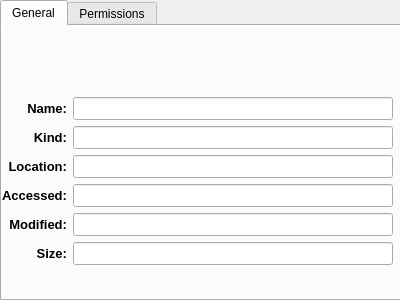
<?xml version="1.0" encoding="UTF-8"?>
<ui version="4.0">
 <class>info</class>
 <widget class="QDialog" name="info">
  <property name="geometry">
   <rect>
    <x>0</x>
    <y>0</y>
    <width>400</width>
    <height>300</height>
   </rect>
  </property>
  <property name="windowTitle">
   <string>Properties</string>
  </property>
  <widget class="QTabWidget" name="infoWidget">
   <property name="geometry">
    <rect>
     <x>0</x>
     <y>0</y>
     <width>401</width>
     <height>301</height>
    </rect>
   </property>
   <property name="currentIndex">
    <number>0</number>
   </property>
   <widget class="QWidget" name="general">
    <attribute name="title">
     <string>General</string>
    </attribute>
    <widget class="QWidget" name="layoutWidget">
     <property name="geometry">
      <rect>
       <x>0</x>
       <y>40</y>
       <width>391</width>
       <height>231</height>
      </rect>
     </property>
     <layout class="QGridLayout" name="gridLayout">
      <item row="0" column="0">
       <layout class="QVBoxLayout" name="verticalLayout_2">
        <item>
         <widget class="QLabel" name="label">
          <property name="font">
           <font>
            <pointsize>10</pointsize>
            <weight>75</weight>
            <bold>true</bold>
           </font>
          </property>
          <property name="layoutDirection">
           <enum>Qt::LeftToRight</enum>
          </property>
          <property name="text">
           <string>Name:</string>
          </property>
          <property name="alignment">
           <set>Qt::AlignRight|Qt::AlignTrailing|Qt::AlignVCenter</set>
          </property>
         </widget>
        </item>
        <item>
         <widget class="QLabel" name="label_2">
          <property name="font">
           <font>
            <pointsize>10</pointsize>
            <weight>75</weight>
            <bold>true</bold>
           </font>
          </property>
          <property name="text">
           <string>Kind:</string>
          </property>
          <property name="alignment">
           <set>Qt::AlignRight|Qt::AlignTrailing|Qt::AlignVCenter</set>
          </property>
         </widget>
        </item>
        <item>
         <widget class="QLabel" name="label_3">
          <property name="font">
           <font>
            <pointsize>10</pointsize>
            <weight>75</weight>
            <bold>true</bold>
           </font>
          </property>
          <property name="text">
           <string>Location:</string>
          </property>
          <property name="alignment">
           <set>Qt::AlignRight|Qt::AlignTrailing|Qt::AlignVCenter</set>
          </property>
         </widget>
        </item>
        <item>
         <widget class="QLabel" name="label_5">
          <property name="font">
           <font>
            <pointsize>10</pointsize>
            <weight>75</weight>
            <bold>true</bold>
           </font>
          </property>
          <property name="text">
           <string>Accessed:</string>
          </property>
          <property name="alignment">
           <set>Qt::AlignRight|Qt::AlignTrailing|Qt::AlignVCenter</set>
          </property>
         </widget>
        </item>
        <item>
         <widget class="QLabel" name="label_4">
          <property name="font">
           <font>
            <pointsize>10</pointsize>
            <weight>75</weight>
            <bold>true</bold>
           </font>
          </property>
          <property name="text">
           <string>Modified:</string>
          </property>
          <property name="alignment">
           <set>Qt::AlignRight|Qt::AlignTrailing|Qt::AlignVCenter</set>
          </property>
         </widget>
        </item>
        <item>
         <widget class="QLabel" name="label_6">
          <property name="font">
           <font>
            <pointsize>10</pointsize>
            <weight>75</weight>
            <bold>true</bold>
           </font>
          </property>
          <property name="text">
           <string>Size:</string>
          </property>
          <property name="alignment">
           <set>Qt::AlignRight|Qt::AlignTrailing|Qt::AlignVCenter</set>
          </property>
         </widget>
        </item>
       </layout>
      </item>
      <item row="0" column="1">
       <layout class="QVBoxLayout" name="verticalLayout">
        <item>
         <widget class="QLineEdit" name="lineName">
          <property name="font">
           <font>
            <pointsize>10</pointsize>
           </font>
          </property>
          <property name="readOnly">
           <bool>true</bool>
          </property>
         </widget>
        </item>
        <item>
         <widget class="QLineEdit" name="lineKind">
          <property name="font">
           <font>
            <pointsize>10</pointsize>
           </font>
          </property>
          <property name="readOnly">
           <bool>true</bool>
          </property>
         </widget>
        </item>
        <item>
         <widget class="QLineEdit" name="lineLocation">
          <property name="font">
           <font>
            <pointsize>10</pointsize>
           </font>
          </property>
          <property name="readOnly">
           <bool>true</bool>
          </property>
         </widget>
        </item>
        <item>
         <widget class="QLineEdit" name="lineAccessed">
          <property name="font">
           <font>
            <pointsize>10</pointsize>
           </font>
          </property>
          <property name="readOnly">
           <bool>true</bool>
          </property>
         </widget>
        </item>
        <item>
         <widget class="QLineEdit" name="lineModified">
          <property name="font">
           <font>
            <pointsize>10</pointsize>
           </font>
          </property>
          <property name="readOnly">
           <bool>true</bool>
          </property>
         </widget>
        </item>
        <item>
         <widget class="QLineEdit" name="lineSize">
          <property name="font">
           <font>
            <pointsize>10</pointsize>
           </font>
          </property>
          <property name="readOnly">
           <bool>true</bool>
          </property>
         </widget>
        </item>
       </layout>
      </item>
     </layout>
    </widget>
   </widget>
   <widget class="QWidget" name="permissions">
    <attribute name="title">
     <string>Permissions</string>
    </attribute>
    <widget class="QWidget" name="layoutWidget">
     <property name="geometry">
      <rect>
       <x>10</x>
       <y>50</y>
       <width>261</width>
       <height>204</height>
      </rect>
     </property>
     <layout class="QVBoxLayout" name="verticalLayout_3">
      <item>
       <layout class="QHBoxLayout" name="horizontalLayout">
        <item>
         <widget class="QLabel" name="label_7">
          <property name="font">
           <font>
            <pointsize>10</pointsize>
            <weight>75</weight>
            <bold>true</bold>
           </font>
          </property>
          <property name="text">
           <string>Writable:</string>
          </property>
         </widget>
        </item>
        <item>
         <widget class="QCheckBox" name="checkWritable">
          <property name="text">
           <string/>
          </property>
          <property name="checkable">
           <bool>true</bool>
          </property>
         </widget>
        </item>
       </layout>
      </item>
      <item>
       <layout class="QHBoxLayout" name="horizontalLayout_2">
        <item>
         <widget class="QLabel" name="label_9">
          <property name="font">
           <font>
            <pointsize>10</pointsize>
            <weight>75</weight>
            <bold>true</bold>
           </font>
          </property>
          <property name="text">
           <string>Readable:</string>
          </property>
         </widget>
        </item>
        <item>
         <widget class="QCheckBox" name="checkReadable">
          <property name="text">
           <string/>
          </property>
          <property name="checkable">
           <bool>true</bool>
          </property>
         </widget>
        </item>
       </layout>
      </item>
      <item>
       <spacer name="verticalSpacer">
        <property name="orientation">
         <enum>Qt::Vertical</enum>
        </property>
        <property name="sizeHint" stdset="0">
         <size>
          <width>20</width>
          <height>40</height>
         </size>
        </property>
       </spacer>
      </item>
      <item>
       <layout class="QHBoxLayout" name="horizontalLayout_3">
        <item>
         <widget class="QLabel" name="label_8">
          <property name="font">
           <font>
            <pointsize>10</pointsize>
            <weight>75</weight>
            <bold>true</bold>
           </font>
          </property>
          <property name="text">
           <string>Executable:</string>
          </property>
         </widget>
        </item>
        <item>
         <widget class="QCheckBox" name="checkExecutable">
          <property name="text">
           <string/>
          </property>
          <property name="checkable">
           <bool>true</bool>
          </property>
         </widget>
        </item>
       </layout>
      </item>
      <item>
       <spacer name="verticalSpacer_2">
        <property name="orientation">
         <enum>Qt::Vertical</enum>
        </property>
        <property name="sizeHint" stdset="0">
         <size>
          <width>20</width>
          <height>40</height>
         </size>
        </property>
       </spacer>
      </item>
      <item>
       <layout class="QHBoxLayout" name="horizontalLayout_4">
        <item>
         <widget class="QLabel" name="label_10">
          <property name="font">
           <font>
            <pointsize>10</pointsize>
            <weight>75</weight>
            <bold>true</bold>
           </font>
          </property>
          <property name="text">
           <string>Symbolic link:</string>
          </property>
         </widget>
        </item>
        <item>
         <widget class="QCheckBox" name="checkSymLink">
          <property name="text">
           <string/>
          </property>
          <property name="checkable">
           <bool>true</bool>
          </property>
         </widget>
        </item>
       </layout>
      </item>
     </layout>
    </widget>
   </widget>
  </widget>
 </widget>
 <resources/>
 <connections/>
</ui>
